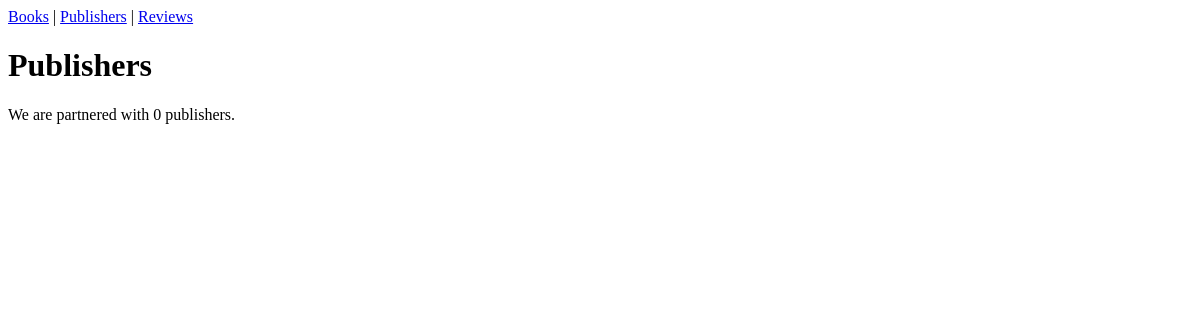
Page /publishers/ on the earlier database version.
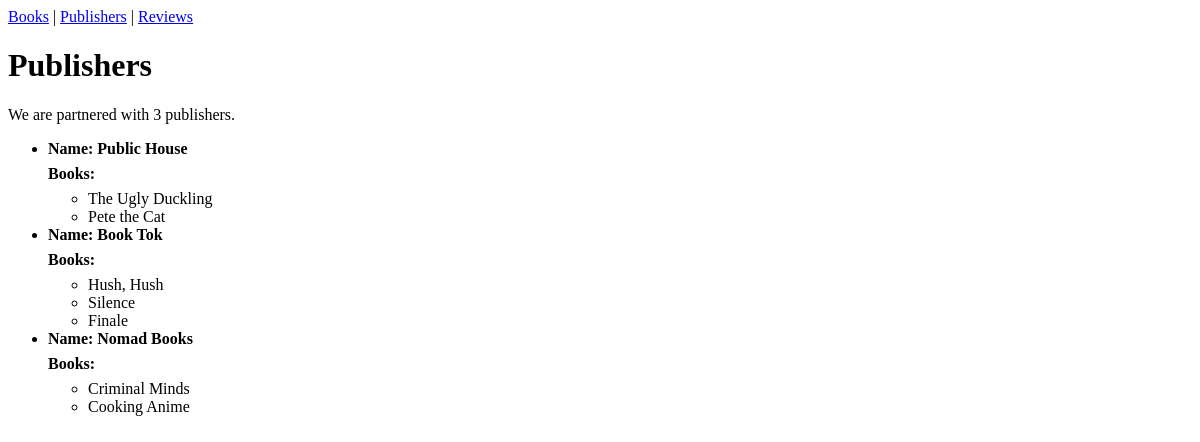
Same page on the later database version.
### catalog/models.py (models this page shows, shortened)
class Publisher(models.Model):
    name = models.CharField(max_length=200)

class Book(models.Model):
    publisher = models.ForeignKey(Publisher, on_delete=models.CASCADE)
    title = models.CharField(max_length=200)
    price = models.DecimalField(max_digits=5, decimal_places=2)

### catalog/views.py (the view)
# urls.py: path('publishers/', views.PublisherListView.as_view(), name='publisher_list'),
class PublisherListView(ListView):
    model = Publisher
    template_name = "publisher_list.html"
    context_object_name = "publisher_list"

### templates/publisher_list.html
{% extends "base.html" %}
{% block content %}
    <h1>Publishers</h1>
    <p>We are partnered with {{ publisher_list|length }} publishers.</p>
    <ul>
    {% for publisher in publisher_list %}
        <li style="font-weight: bold;">Name: {{ publisher.name }}</li>
        <p style="line-height: 0; font-weight: bold">Books:</p>
        <ul>
            {% for book in publisher.book_set.all %}
                <li>{{ book.title }}</li>
            {% endfor %}
        </ul>
    {% endfor %}
    </ul>
{% endblock %}

Differences in the rows shown:
added Publisher: name "Public House"
added Book: title "The Ugly Duckling", shown under "Public House"
added Book: title "Pete the Cat", shown under "Public House"
added Publisher: name "Book Tok"
added Book: title "Hush, Hush", shown under "Book Tok"
added Book: title "Silence", shown under "Book Tok"
added Book: title "Finale", shown under "Book Tok"
added Publisher: name "Nomad Books"
added Book: title "Criminal Minds", shown under "Nomad Books"
added Book: title "Cooking Anime", shown under "Nomad Books"
Other differences:
{{ publisher_list|length }}: "0" → "3"
